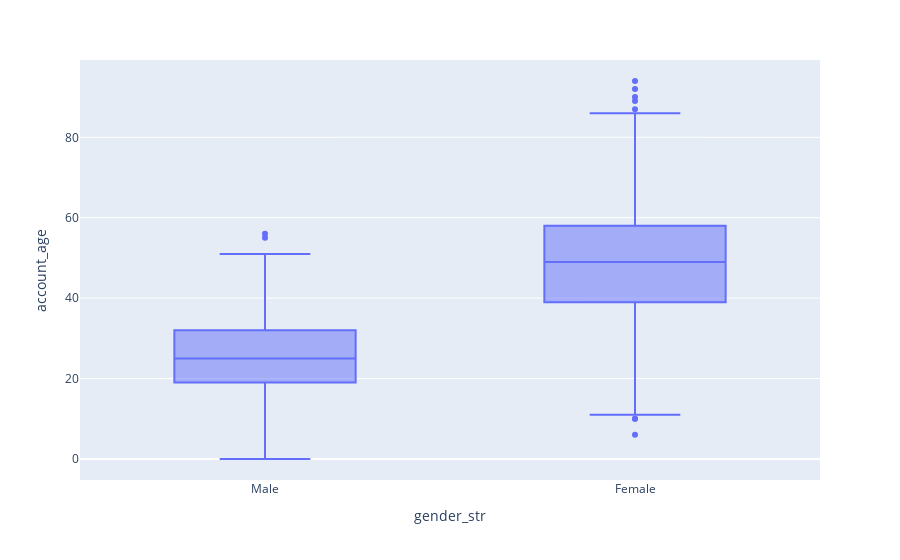

The code cell stored with this chart in its notebook:
### Code cell
import statsmodels.api as sm
from statsmodels.formula.api import ols

mod = ols('account_age ~ gender_str',
                data=df).fit()
                
aov_table = sm.stats.anova_lm(mod, typ=1)
print(aov_table)
df.plot.box(x='gender_str', y='account_age')

### Figure 1 — Plotly figure (JSON) as saved in the notebook; plotly's stock layout.template omitted (floating-point values rounded to 4 significant figures; data arrays with more than 128 entries replaced by an {"elided": "..."} marker saying what was removed)
{"data": [{"alignmentgroup": "True", "hovertemplate": "gender_str=%{x}<br>account_age=%{y}<extra></extra>", "legendgroup": "", "marker": {"color": "#636efa"}, "name": "", "notched": false, "offsetgroup": "", "orientation": "v", "showlegend": false, "type": "box", "x": {"elided": "2931 str values"}, "x0": " ", "xaxis": "x", "y": {"elided": "2931 int values"}, "y0": " ", "yaxis": "y"}], "layout": {"boxmode": "group", "legend": {"tracegroupgap": 0}, "margin": {"t": 60}, "xaxis": {"anchor": "y", "domain": [0, 1], "title": {"text": "gender_str"}}, "yaxis": {"anchor": "x", "domain": [0, 1], "title": {"text": "account_age"}}}}
